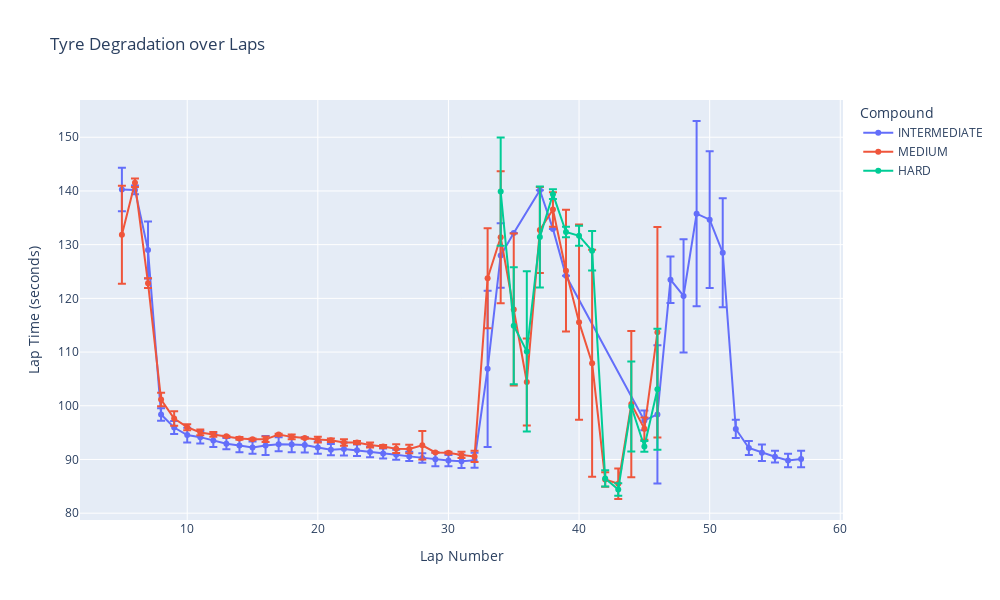

This figure's notebook cell:
### Code cell
# Tyre Degradation (Line Plot)
# Group lap data by LapNumber and Compound
avg_lap_by_compound = laps.groupby(['LapNumber', 'Compound'], observed=True)['LapSeconds'].agg(['mean', 'std']).reset_index()
avg_lap_by_compound.rename(columns={'mean': 'AvgLapTime', 'std': 'StdLapTime'}, inplace=True)

fig = px.line(
    avg_lap_by_compound,
    x='LapNumber',
    y='AvgLapTime',
    color='Compound',
    error_y='StdLapTime',
    markers=True,
    labels={'LapNumber': 'Lap Number', 'AvgLapTime': 'Lap Time (seconds)'},
    title='Tyre Degradation over Laps'
)

fig.update_traces(hovertemplate=
    'Lap %{x}<br>' +
    'Avg Time: %{y:.2f}s<br>' +
    'Compound: %{customdata[0]}',
    customdata=avg_lap_by_compound[['Compound']]
)

fig.update_layout(
    width=1000,
    height=600,
    hovermode='x unified'
)

fig.show()

### Figure 1 — Plotly figure (JSON) as saved in the notebook; plotly's stock layout.template omitted (floating-point values rounded to 4 significant figures)
{"data": [{"customdata": [["INTERMEDIATE"], ["MEDIUM"], ["INTERMEDIATE"], ["MEDIUM"], ["INTERMEDIATE"], ["MEDIUM"], ["INTERMEDIATE"], ["MEDIUM"], ["INTERMEDIATE"], ["MEDIUM"], ["INTERMEDIATE"], ["MEDIUM"], ["INTERMEDIATE"], ["MEDIUM"], ["INTERMEDIATE"], ["MEDIUM"], ["INTERMEDIATE"], ["MEDIUM"], ["INTERMEDIATE"], ["MEDIUM"], ["INTERMEDIATE"], ["MEDIUM"], ["INTERMEDIATE"], ["MEDIUM"], ["INTERMEDIATE"], ["MEDIUM"], ["INTERMEDIATE"], ["MEDIUM"], ["INTERMEDIATE"], ["MEDIUM"], ["INTERMEDIATE"], ["MEDIUM"], ["INTERMEDIATE"], ["MEDIUM"], ["INTERMEDIATE"], ["MEDIUM"], ["INTERMEDIATE"], ["MEDIUM"], ["INTERMEDIATE"], ["MEDIUM"], ["INTERMEDIATE"], ["MEDIUM"], ["INTERMEDIATE"], ["MEDIUM"], ["INTERMEDIATE"], ["MEDIUM"], ["INTERMEDIATE"], ["MEDIUM"], ["INTERMEDIATE"], ["MEDIUM"], ["INTERMEDIATE"], ["MEDIUM"], ["INTERMEDIATE"], ["MEDIUM"], ["INTERMEDIATE"], ["MEDIUM"], ["INTERMEDIATE"], ["MEDIUM"], ["HARD"], ["INTERMEDIATE"], ["MEDIUM"], ["HARD"], ["INTERMEDIATE"], ["MEDIUM"], ["HARD"], ["MEDIUM"], ["HARD"], ["INTERMEDIATE"], ["MEDIUM"], ["HARD"], ["INTERMEDIATE"], ["MEDIUM"], ["HARD"], ["INTERMEDIATE"], ["MEDIUM"], ["HARD"], ["MEDIUM"], ["HARD"], ["MEDIUM"], ["HARD"], ["MEDIUM"], ["HARD"], ["MEDIUM"], ["HARD"], ["MEDIUM"], ["HARD"], ["INTERMEDIATE"], ["MEDIUM"], ["HARD"], ["INTERMEDIATE"], ["MEDIUM"], ["INTERMEDIATE"], ["INTERMEDIATE"], ["INTERMEDIATE"], ["INTERMEDIATE"], ["INTERMEDIATE"], ["INTERMEDIATE"], ["INTERMEDIATE"], ["INTERMEDIATE"], ["INTERMEDIATE"], ["INTERMEDIATE"], ["INTERMEDIATE"]], "error_y": {"array": [4.039, 0.8139, 5.311, 1.148, 1.202, 1.372, 1.163, 1.227, 1.032, 1.241, 1.136, 1.766, 1.32, 1.45, 1.432, 1.142, 1.059, 1.211, 1.052, 0.9778, 0.9346, 0.9343, 0.8447, 0.883, 1.287, 1.051, 1.239, 1.413, 14.54, 6.016, null, null, null, null, 1.841, 12.88, 4.319, 10.55, 17.25, 12.74, 10.14, 1.694, 1.286, 1.536, 1.096, 1.266, 1.553]}, "hovertemplate": "Lap %{x}<br>Avg Time: %{y:.2f}s<br>Compound: %{customdata[0]}", "legendgroup": "INTERMEDIATE", "line": {"color": "#636efa", "dash": "solid"}, "marker": {"symbol": "circle"}, "mode": "lines+markers", "name": "INTERMEDIATE", "orientation": "v", "showlegend": true, "type": "scatter", "x": [5, 6, 7, 8, 9, 10, 11, 12, 13, 14, 15, 16, 17, 18, 19, 20, 21, 22, 23, 24, 25, 26, 27, 28, 29, 30, 31, 32, 33, 34, 35, 37, 38, 39, 45, 46, 47, 48, 49, 50, 51, 52, 53, 54, 55, 56, 57], "xaxis": "x", "y": [140.3, 140.2, 129.0, 98.38, 95.95, 94.55, 94.16, 93.53, 92.94, 92.6, 92.21, 92.58, 92.84, 92.79, 92.71, 92.23, 91.83, 91.97, 91.72, 91.41, 91.09, 90.9, 90.58, 90.29, 90.02, 89.8, 89.65, 89.86, 106.9, 128.0, 132.2, 140.1, 132.9, 124.2, 97.28, 98.39, 123.5, 120.4, 135.8, 134.6, 128.5, 95.68, 92.13, 91.26, 90.51, 89.82, 90.09], "yaxis": "y"}, {"customdata": [["INTERMEDIATE"], ["MEDIUM"], ["INTERMEDIATE"], ["MEDIUM"], ["INTERMEDIATE"], ["MEDIUM"], ["INTERMEDIATE"], ["MEDIUM"], ["INTERMEDIATE"], ["MEDIUM"], ["INTERMEDIATE"], ["MEDIUM"], ["INTERMEDIATE"], ["MEDIUM"], ["INTERMEDIATE"], ["MEDIUM"], ["INTERMEDIATE"], ["MEDIUM"], ["INTERMEDIATE"], ["MEDIUM"], ["INTERMEDIATE"], ["MEDIUM"], ["INTERMEDIATE"], ["MEDIUM"], ["INTERMEDIATE"], ["MEDIUM"], ["INTERMEDIATE"], ["MEDIUM"], ["INTERMEDIATE"], ["MEDIUM"], ["INTERMEDIATE"], ["MEDIUM"], ["INTERMEDIATE"], ["MEDIUM"], ["INTERMEDIATE"], ["MEDIUM"], ["INTERMEDIATE"], ["MEDIUM"], ["INTERMEDIATE"], ["MEDIUM"], ["INTERMEDIATE"], ["MEDIUM"], ["INTERMEDIATE"], ["MEDIUM"], ["INTERMEDIATE"], ["MEDIUM"], ["INTERMEDIATE"], ["MEDIUM"], ["INTERMEDIATE"], ["MEDIUM"], ["INTERMEDIATE"], ["MEDIUM"], ["INTERMEDIATE"], ["MEDIUM"], ["INTERMEDIATE"], ["MEDIUM"], ["INTERMEDIATE"], ["MEDIUM"], ["HARD"], ["INTERMEDIATE"], ["MEDIUM"], ["HARD"], ["INTERMEDIATE"], ["MEDIUM"], ["HARD"], ["MEDIUM"], ["HARD"], ["INTERMEDIATE"], ["MEDIUM"], ["HARD"], ["INTERMEDIATE"], ["MEDIUM"], ["HARD"], ["INTERMEDIATE"], ["MEDIUM"], ["HARD"], ["MEDIUM"], ["HARD"], ["MEDIUM"], ["HARD"], ["MEDIUM"], ["HARD"], ["MEDIUM"], ["HARD"], ["MEDIUM"], ["HARD"], ["INTERMEDIATE"], ["MEDIUM"], ["HARD"], ["INTERMEDIATE"], ["MEDIUM"], ["INTERMEDIATE"], ["INTERMEDIATE"], ["INTERMEDIATE"], ["INTERMEDIATE"], ["INTERMEDIATE"], ["INTERMEDIATE"], ["INTERMEDIATE"], ["INTERMEDIATE"], ["INTERMEDIATE"], ["INTERMEDIATE"], ["INTERMEDIATE"]], "error_y": {"array": [9.125, 0.7771, 0.9016, 1.265, 1.344, 0.5558, 0.5381, 0.4384, 0.09405, 0.2616, 0.1365, 0.5063, 0.1619, 0.449, 0.1124, 0.5416, 0.3309, 0.6053, 0.2659, 0.4759, 0.2673, 0.8146, 0.7785, 2.652, 0.04384, 0.1633, 0.5735, 1.039, 9.318, 12.3, 14.15, 8.1, 7.999, 3.198, 11.34, 18.18, 21.14, 1.354, 2.84, 13.62, 2.079, 19.6]}, "hovertemplate": "Lap %{x}<br>Avg Time: %{y:.2f}s<br>Compound: %{customdata[0]}", "legendgroup": "MEDIUM", "line": {"color": "#EF553B", "dash": "solid"}, "marker": {"symbol": "circle"}, "mode": "lines+markers", "name": "MEDIUM", "orientation": "v", "showlegend": true, "type": "scatter", "x": [5, 6, 7, 8, 9, 10, 11, 12, 13, 14, 15, 16, 17, 18, 19, 20, 21, 22, 23, 24, 25, 26, 27, 28, 29, 30, 31, 32, 33, 34, 35, 36, 37, 38, 39, 40, 41, 42, 43, 44, 45, 46], "xaxis": "x", "y": [131.9, 141.5, 122.8, 101.2, 97.61, 96.02, 95.04, 94.69, 94.32, 93.92, 93.79, 93.75, 94.64, 94.21, 93.99, 93.71, 93.58, 93.16, 93.15, 92.71, 92.42, 92.0, 91.96, 92.63, 91.3, 91.26, 90.85, 90.56, 123.7, 131.4, 117.9, 104.4, 132.7, 136.5, 125.2, 115.6, 107.9, 86.29, 85.48, 100.3, 95.74, 113.7], "yaxis": "y"}, {"customdata": [["INTERMEDIATE"], ["MEDIUM"], ["INTERMEDIATE"], ["MEDIUM"], ["INTERMEDIATE"], ["MEDIUM"], ["INTERMEDIATE"], ["MEDIUM"], ["INTERMEDIATE"], ["MEDIUM"], ["INTERMEDIATE"], ["MEDIUM"], ["INTERMEDIATE"], ["MEDIUM"], ["INTERMEDIATE"], ["MEDIUM"], ["INTERMEDIATE"], ["MEDIUM"], ["INTERMEDIATE"], ["MEDIUM"], ["INTERMEDIATE"], ["MEDIUM"], ["INTERMEDIATE"], ["MEDIUM"], ["INTERMEDIATE"], ["MEDIUM"], ["INTERMEDIATE"], ["MEDIUM"], ["INTERMEDIATE"], ["MEDIUM"], ["INTERMEDIATE"], ["MEDIUM"], ["INTERMEDIATE"], ["MEDIUM"], ["INTERMEDIATE"], ["MEDIUM"], ["INTERMEDIATE"], ["MEDIUM"], ["INTERMEDIATE"], ["MEDIUM"], ["INTERMEDIATE"], ["MEDIUM"], ["INTERMEDIATE"], ["MEDIUM"], ["INTERMEDIATE"], ["MEDIUM"], ["INTERMEDIATE"], ["MEDIUM"], ["INTERMEDIATE"], ["MEDIUM"], ["INTERMEDIATE"], ["MEDIUM"], ["INTERMEDIATE"], ["MEDIUM"], ["INTERMEDIATE"], ["MEDIUM"], ["INTERMEDIATE"], ["MEDIUM"], ["HARD"], ["INTERMEDIATE"], ["MEDIUM"], ["HARD"], ["INTERMEDIATE"], ["MEDIUM"], ["HARD"], ["MEDIUM"], ["HARD"], ["INTERMEDIATE"], ["MEDIUM"], ["HARD"], ["INTERMEDIATE"], ["MEDIUM"], ["HARD"], ["INTERMEDIATE"], ["MEDIUM"], ["HARD"], ["MEDIUM"], ["HARD"], ["MEDIUM"], ["HARD"], ["MEDIUM"], ["HARD"], ["MEDIUM"], ["HARD"], ["MEDIUM"], ["HARD"], ["INTERMEDIATE"], ["MEDIUM"], ["HARD"], ["INTERMEDIATE"], ["MEDIUM"], ["INTERMEDIATE"], ["INTERMEDIATE"], ["INTERMEDIATE"], ["INTERMEDIATE"], ["INTERMEDIATE"], ["INTERMEDIATE"], ["INTERMEDIATE"], ["INTERMEDIATE"], ["INTERMEDIATE"], ["INTERMEDIATE"], ["INTERMEDIATE"]], "error_y": {"array": [10.08, 10.9, 14.91, 9.412, 0.8991, 0.9614, 1.863, 3.669, 1.507, 1.164, 8.382, 1.004, 11.26]}, "hovertemplate": "Lap %{x}<br>Avg Time: %{y:.2f}s<br>Compound: %{customdata[0]}", "legendgroup": "HARD", "line": {"color": "#00cc96", "dash": "solid"}, "marker": {"symbol": "circle"}, "mode": "lines+markers", "name": "HARD", "orientation": "v", "showlegend": true, "type": "scatter", "x": [34, 35, 36, 37, 38, 39, 40, 41, 42, 43, 44, 45, 46], "xaxis": "x", "y": [139.9, 114.9, 110.1, 131.4, 139.4, 132.4, 131.6, 128.9, 86.46, 84.43, 99.86, 92.43, 103.1], "yaxis": "y"}], "layout": {"height": 600, "hovermode": "x unified", "legend": {"title": {"text": "Compound"}, "tracegroupgap": 0}, "title": {"text": "Tyre Degradation over Laps"}, "width": 1000, "xaxis": {"anchor": "y", "domain": [0, 1], "title": {"text": "Lap Number"}}, "yaxis": {"anchor": "x", "domain": [0, 1], "title": {"text": "Lap Time (seconds)"}}}}
